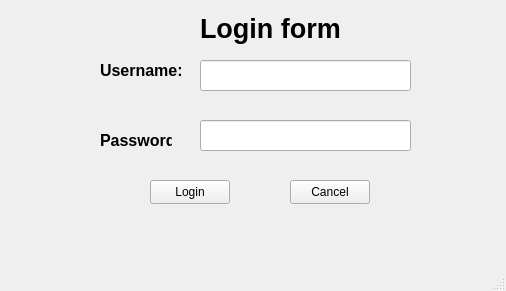
<?xml version="1.0" encoding="UTF-8"?>
<ui version="4.0">
 <class>MainWindow</class>
 <widget class="QMainWindow" name="MainWindow">
  <property name="geometry">
   <rect>
    <x>0</x>
    <y>0</y>
    <width>506</width>
    <height>291</height>
   </rect>
  </property>
  <property name="windowTitle">
   <string>MainWindow</string>
  </property>
  <widget class="QWidget" name="centralwidget">
   <widget class="QLabel" name="label">
    <property name="geometry">
     <rect>
      <x>100</x>
      <y>60</y>
      <width>81</width>
      <height>21</height>
     </rect>
    </property>
    <property name="font">
     <font>
      <pointsize>12</pointsize>
      <bold>true</bold>
     </font>
    </property>
    <property name="text">
     <string>Username:</string>
    </property>
   </widget>
   <widget class="QLabel" name="label_2">
    <property name="geometry">
     <rect>
      <x>100</x>
      <y>130</y>
      <width>72</width>
      <height>21</height>
     </rect>
    </property>
    <property name="font">
     <font>
      <pointsize>12</pointsize>
      <bold>true</bold>
     </font>
    </property>
    <property name="text">
     <string>Password</string>
    </property>
   </widget>
   <widget class="QLineEdit" name="Username_lineEdit">
    <property name="geometry">
     <rect>
      <x>200</x>
      <y>60</y>
      <width>211</width>
      <height>31</height>
     </rect>
    </property>
    <property name="font">
     <font>
      <pointsize>12</pointsize>
     </font>
    </property>
   </widget>
   <widget class="QLineEdit" name="Password_lineEdit_2">
    <property name="geometry">
     <rect>
      <x>200</x>
      <y>120</y>
      <width>211</width>
      <height>31</height>
     </rect>
    </property>
    <property name="font">
     <font>
      <pointsize>12</pointsize>
     </font>
    </property>
   </widget>
   <widget class="QPushButton" name="Login_pushButton">
    <property name="geometry">
     <rect>
      <x>150</x>
      <y>180</y>
      <width>80</width>
      <height>24</height>
     </rect>
    </property>
    <property name="text">
     <string>Login</string>
    </property>
   </widget>
   <widget class="QPushButton" name="Cancel_pushButton">
    <property name="geometry">
     <rect>
      <x>290</x>
      <y>180</y>
      <width>80</width>
      <height>24</height>
     </rect>
    </property>
    <property name="text">
     <string>Cancel</string>
    </property>
   </widget>
   <widget class="QLabel" name="label_3">
    <property name="geometry">
     <rect>
      <x>200</x>
      <y>10</y>
      <width>142</width>
      <height>36</height>
     </rect>
    </property>
    <property name="font">
     <font>
      <pointsize>20</pointsize>
      <bold>true</bold>
     </font>
    </property>
    <property name="text">
     <string>Login form</string>
    </property>
   </widget>
  </widget>
  <widget class="QMenuBar" name="menubar">
   <property name="geometry">
    <rect>
     <x>0</x>
     <y>0</y>
     <width>506</width>
     <height>21</height>
    </rect>
   </property>
  </widget>
  <widget class="QStatusBar" name="statusbar"/>
 </widget>
 <resources/>
 <connections/>
</ui>
